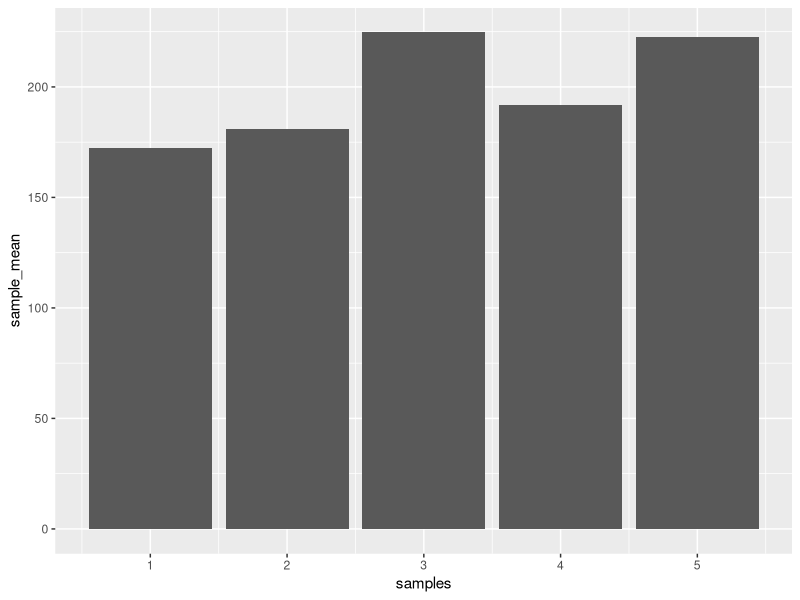
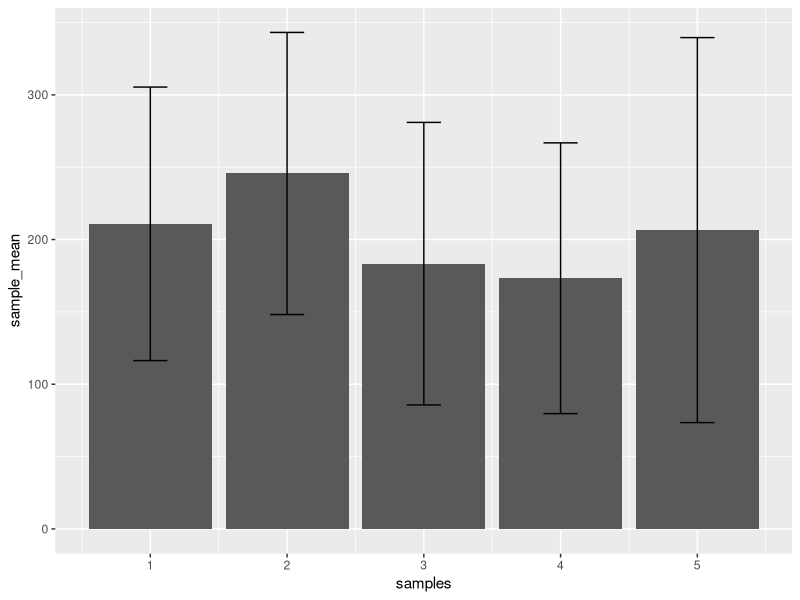

Generate these figures, in order, with R: (Note: this script raises an error after producing the figures.)
## ---- chunk 1
knitr::opts_chunk$set(echo = TRUE)
## ---- chunk 2
observations <- rnorm(5*25, mean=200, sd=100)
samples <- rep(1:5, each=25)
my_data <- data.frame(samples,observations)

library(dplyr)

means <- my_data %>%
  group_by(samples) %>%
  summarize(sample_mean = mean(observations))

library(ggplot2)

ggplot(means, aes(x = samples, y = sample_mean))+
  geom_bar(stat="identity")
## ---- chunk 3
observations <- rnorm(5*25, mean=200, sd=100)
samples <- rep(1:5, each=25)
my_data <- data.frame(samples,observations)


means <- my_data %>%
  group_by(samples) %>%
  summarize(sample_mean = mean(observations),
            sample_sd = sd(observations))
            
ggplot(means, aes(x = samples, y = sample_mean)) +
  geom_bar(stat="identity") + 
  geom_errorbar(aes(ymin = sample_mean - sample_sd,
                    ymax = sample_mean + sample_sd),
                width = .25)
          
## ---- chunk 4
observations <- rnorm(2*10000, mean=10, sd=5)
samples <- rep(1:10000, each=2)
my_data <- data.frame(samples,observations)

summarized_data <- my_data %>%
  group_by(samples) %>%
  summarize(sample_mean = mean(observations))

mean(summarized_data$sample_means)

observations <- rnorm(5*10000, mean=10, sd=5)
samples <- rep(1:10000, each=5)
my_data <- data.frame(samples,observations)

summarized_data <- my_data %>%
  group_by(samples) %>%
  summarize(sample_mean = mean(observations))

mean(summarized_data$sample_means)


sample_size <- c(2,5,10,50,10)
for(n in sample_sizes){
  observations <- rnorm(n*10000,mean = 10, sd =5)
  samples <- rep(1:10000, each = n)
  my_data <- data.frame(samples,observations)
  
  summarized_data <- my_data %>%
    group_by(samples) %>%
    summarize(sample_means = mean(observation))
  
  print(nean(summarized_data$sample_means))
  
}


## ---- chunk 5

